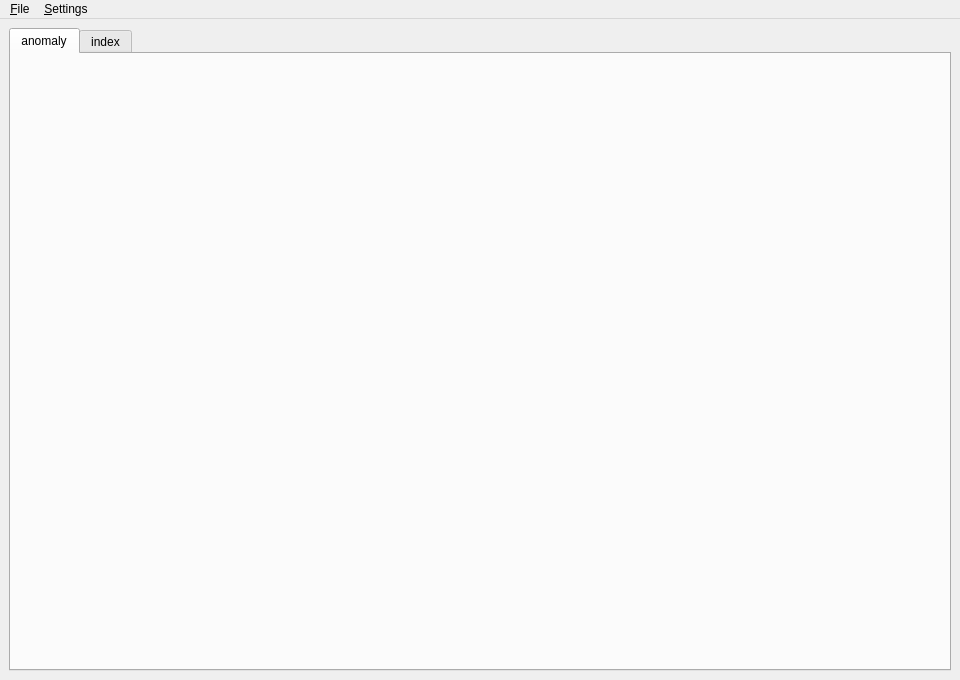
<?xml version="1.0" encoding="UTF-8"?>
<ui version="4.0">
 <class>N2DatabaseWindow</class>
 <widget class="QMainWindow" name="N2DatabaseWindow">
  <property name="geometry"><rect><x>0</x><y>0</y><width>960</width><height>680</height></rect></property>
  <property name="windowTitle"><string>N=2 Landscape</string></property>
  <widget class="QWidget" name="centralwidget">
   <layout class="QVBoxLayout" name="mainLayout">
    <item>
     <widget class="QTabWidget" name="tabs">
      <property name="currentIndex"><number>0</number></property>
      <widget class="QWidget" name="anomalyTab">
       <attribute name="title"><string>anomaly</string></attribute>
      </widget>
      <widget class="QWidget" name="indexTab">
       <attribute name="title"><string>index</string></attribute>
      </widget>
     </widget>
    </item>
   </layout>
  </widget>
  <widget class="QMenuBar" name="menubar">
   <widget class="QMenu" name="fileMenu">
    <property name="title"><string>&amp;File</string></property>
    <addaction name="actionQuit"/>
   </widget>
   <widget class="QMenu" name="settingsMenu">
    <property name="title"><string>&amp;Settings</string></property>
    <addaction name="actionSettings"/>
   </widget>
   <addaction name="fileMenu"/>
   <addaction name="settingsMenu"/>
  </widget>
  <action name="actionQuit">
   <property name="text"><string>&amp;Quit</string></property>
   <property name="shortcut"><string>Ctrl+Q</string></property>
  </action>
  <action name="actionSettings">
   <property name="text"><string>&amp;Preferences…</string></property>
   <property name="shortcut"><string>Ctrl+,</string></property>
  </action>
 </widget>
 <resources/>
 <connections/>
</ui>
